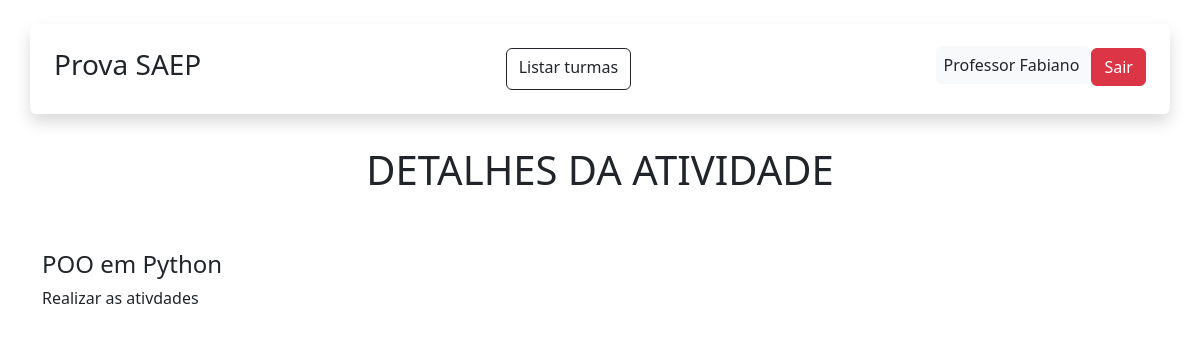
/turma/atividade/detalhes/1 (signed in), run on the app's committed database.
### app/models.py (models this page shows, shortened)
class User(db.Model, UserMixin):
    id = db.Column(db.Integer, primary_key=True)
    nome = db.Column(db.String(100), nullable=False)
    sobrenome = db.Column(db.String(100), nullable=False)
    email = db.Column(db.String(120), unique=True, nullable=False)
    senha = db.Column(db.String(60), nullable=False)
    turmas = db.relationship('Turma', backref='user', lazy=True)
    atividades = db.relationship('Atividade', backref='user', lazy=True)

class Atividade(db.Model):
    id = db.Column(db.Integer, primary_key=True)
    nome = db.Column(db.String(100), nullable=False)
    detalhes = db.Column(db.String, nullable=False)
    user_id = db.Column(db.Integer, db.ForeignKey('user.id'), nullable=False)
    turma_id = db.Column(db.Integer, db.ForeignKey('turma.id'), nullable=False)

### app/view.py (the view)
@app.route("/turma/atividade/detalhes/<int:atividade_id>", methods=["GET"])
@login_required
def atividade_detalhes(atividade_id):
    atividade = Atividade.query.get_or_404(atividade_id)
    return render_template("atividade_detalhes.html", atividade=atividade)

### app/models.py (called while the page is built)
@login_manager.user_loader
def load_user(user_id):
    return User.query.get(int(user_id))

### app/templates/atividade_detalhes.html (shortened to what this page needs)
{% extends "base.html" %}
{% block content %}
<div class="container">
    <div class="row text-center">
        <h1 class="mt-2">DETALHES DA ATIVIDADE</h1>
    </div>
</div>
<div class="container mt-5">
    <div class="mt-5">
        <h4>{{ atividade.nome }}</h4>
        <p>{{ atividade.detalhes }}</p>
    </div>
</div>
{% endblock %}

### app/templates/base.html (shortened to what this page needs)
<!DOCTYPE html>
<html lang="en">
<head>
    <link href="https://cdn.jsdelivr.net/npm/bootstrap@5.3.8/dist/css/bootstrap.min.css" rel="stylesheet"
>
</head>
<body>
    <header class="container shadow rounded-2 p-4 my-4 d-flex justify-content-between">
        <h3> Prova SAEP </h3>
        <nav class="nav gap-2 my-md-0">
            <a href="{{ url_for ('turmas') }}" class="btn btn-outline-dark">Listar turmas</a>
        </nav>
        <div>
            {% if current_user.is_authenticated %}
            <span class="p-2 bg-light rounded-2"> {{ current_user.nome }} {{ current_user.sobrenome }} </span>
            <a href="{{ url_for('logout') }}" class="btn btn-danger">Sair</a>
            {% else %}
            <a class="btn btn-outline-dark px-4" href="{{url_for('LoginPage')}}">Login</a>
            <a class="btn btn-outline-dark px-4" href="{{url_for('RegisterPage')}}">Cadastro</a>
            {% endif %}
        </div>
    </header>
    {% block content %} {% endblock %}
</body>
</html>

### data on the page
User: nome "Professor", sobrenome "Fabiano"
Atividade: nome "POO em Python", detalhes "Realizar as ativdades"
